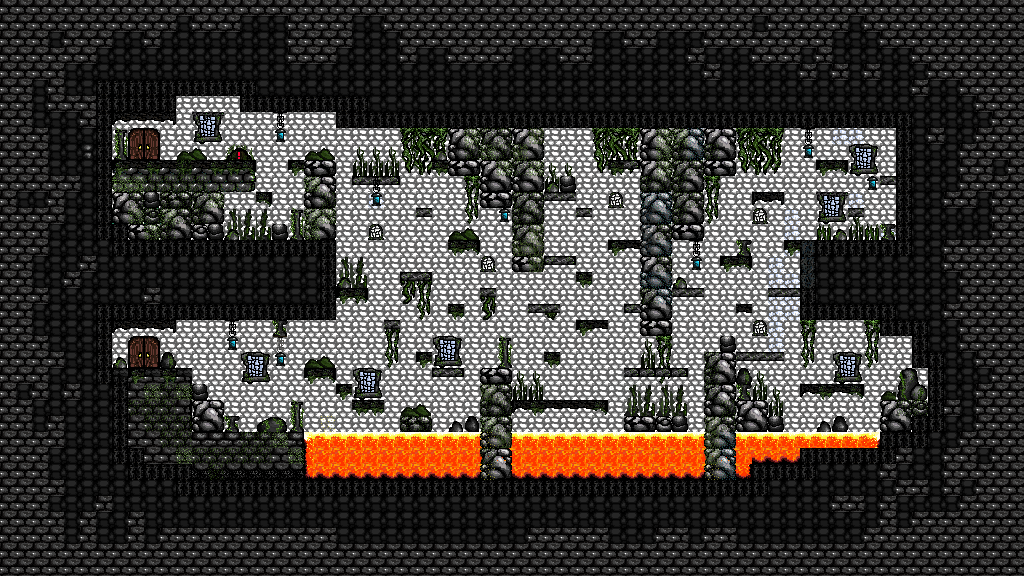

A 2D game scene composited from a Tiled map and its tileset images. What follows is a short description and the map's XML, with each tile layer's data collapsed to a summary:
An orthogonal 64x36 tile map with 16x16 px tiles, 10 tile layers (background black, background, background 3, outerboundaries, ...), 4 hidden layers not drawn, 2 tilesets.

<map version="1.10" tiledversion="1.10.2" orientation="orthogonal" renderorder="right-down" width="64" height="36" tilewidth="16" tileheight="16" infinite="0" nextlayerid="15" nextobjectid="1">
 <editorsettings>
  <export target="../../Desktop/doorslevel2.js" format="js" />
 </editorsettings>
 <tileset firstgid="1" source="Emma-Test.tsx" />
 <tileset firstgid="226" source="emma-test2.tsx" />
 <layer id="10" name="background black" width="64" height="36">
  <data>[2304 cells, 1395 non-empty, 3 distinct tile ids]</data>
 </layer>
 <layer id="2" name="background" width="64" height="36">
  <data>[2304 cells, 1036 non-empty, 5 distinct tile ids]</data>
 </layer>
 <layer id="11" name="background 3" width="64" height="36">
  <data>[2304 cells, 958 non-empty, 6 distinct tile ids]</data>
 </layer>
 <layer id="12" name="blackground blend" width="64" height="36" visible="0" opacity="0.61">
  <data>[2304 cells, 852 non-empty, 1 distinct tile ids]</data>
 </layer>
 <layer id="1" name="outerboundaries" width="64" height="36">
  <data>[2304 cells, 194 non-empty, 1 distinct tile ids]</data>
 </layer>
 <layer id="3" name="lava and floor" width="64" height="36">
  <data>[2304 cells, 123 non-empty, 16 distinct tile ids]</data>
 </layer>
 <layer id="6" name="decor" width="64" height="36">
  <data>[2304 cells, 328 non-empty, 56 distinct tile ids]</data>
 </layer>
 <layer id="4" name="platforms" width="64" height="36">
  <data>[2304 cells, 135 non-empty, 32 distinct tile ids]</data>
 </layer>
 <layer id="5" name="door" width="64" height="36">
  <data>[2304 cells, 26 non-empty, 11 distinct tile ids]</data>
 </layer>
 <layer id="7" name="top decor" width="64" height="36" opacity="0.56">
  <data>[2304 cells, 125 non-empty, 10 distinct tile ids]</data>
 </layer>
 <layer id="8" name="collisions" width="64" height="36" visible="0" opacity="0.29">
  <data>[2304 cells, 385 non-empty, 1 distinct tile ids]</data>
 </layer>
 <layer id="13" name="lavalevel1" width="64" height="36" visible="0">
  <data>[2304 cells, 42 non-empty, 1 distinct tile ids]</data>
 </layer>
 <layer id="14" name="doors level2" width="64" height="36" visible="0">
  <data>[2304 cells, 8 non-empty, 1 distinct tile ids]</data>
 </layer>
 <layer id="9" name="more decor" width="64" height="36">
  <data>[2304 cells, 20 non-empty, 8 distinct tile ids]</data>
 </layer>
</map>